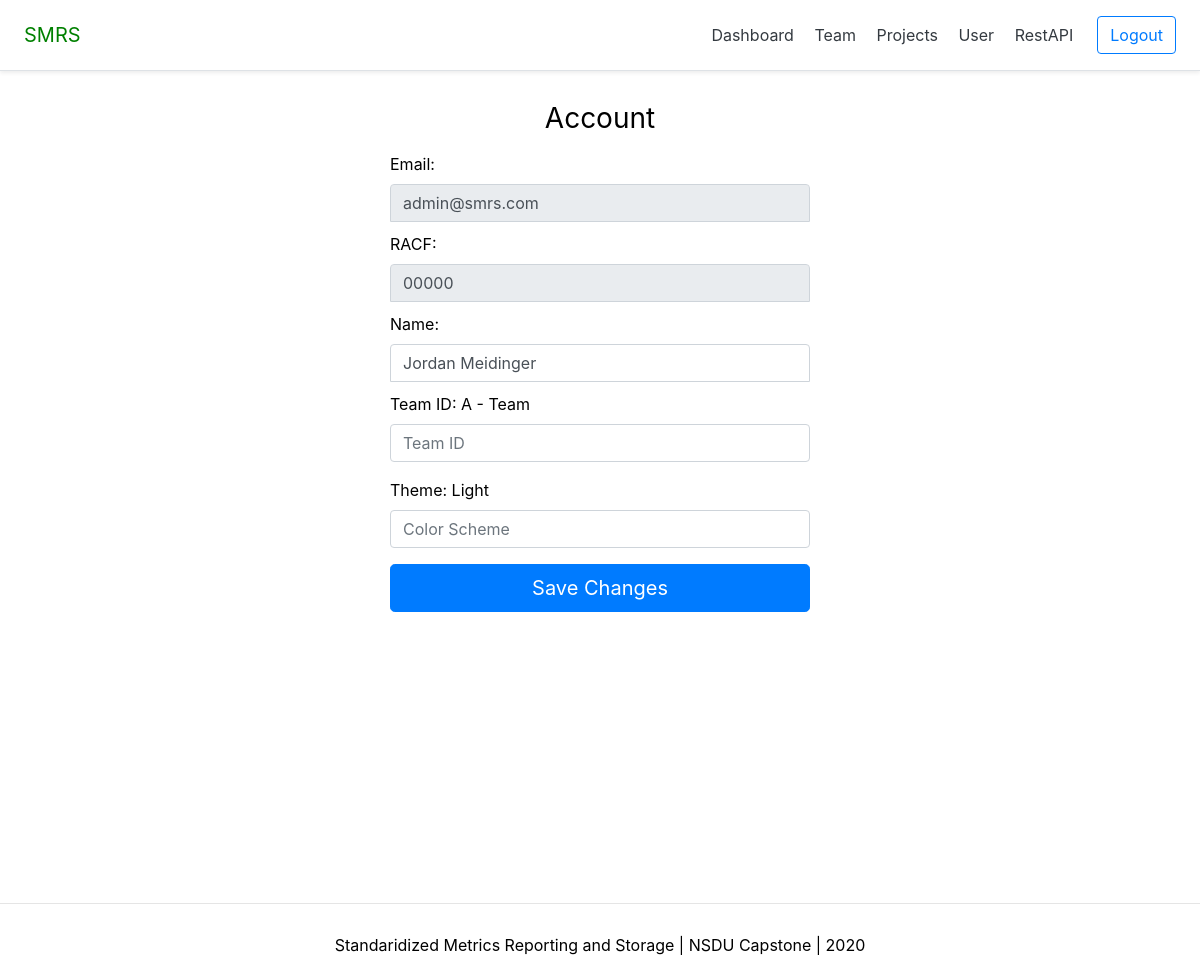
/account/detail/ (signed in), run on an earlier commit of the app's database.
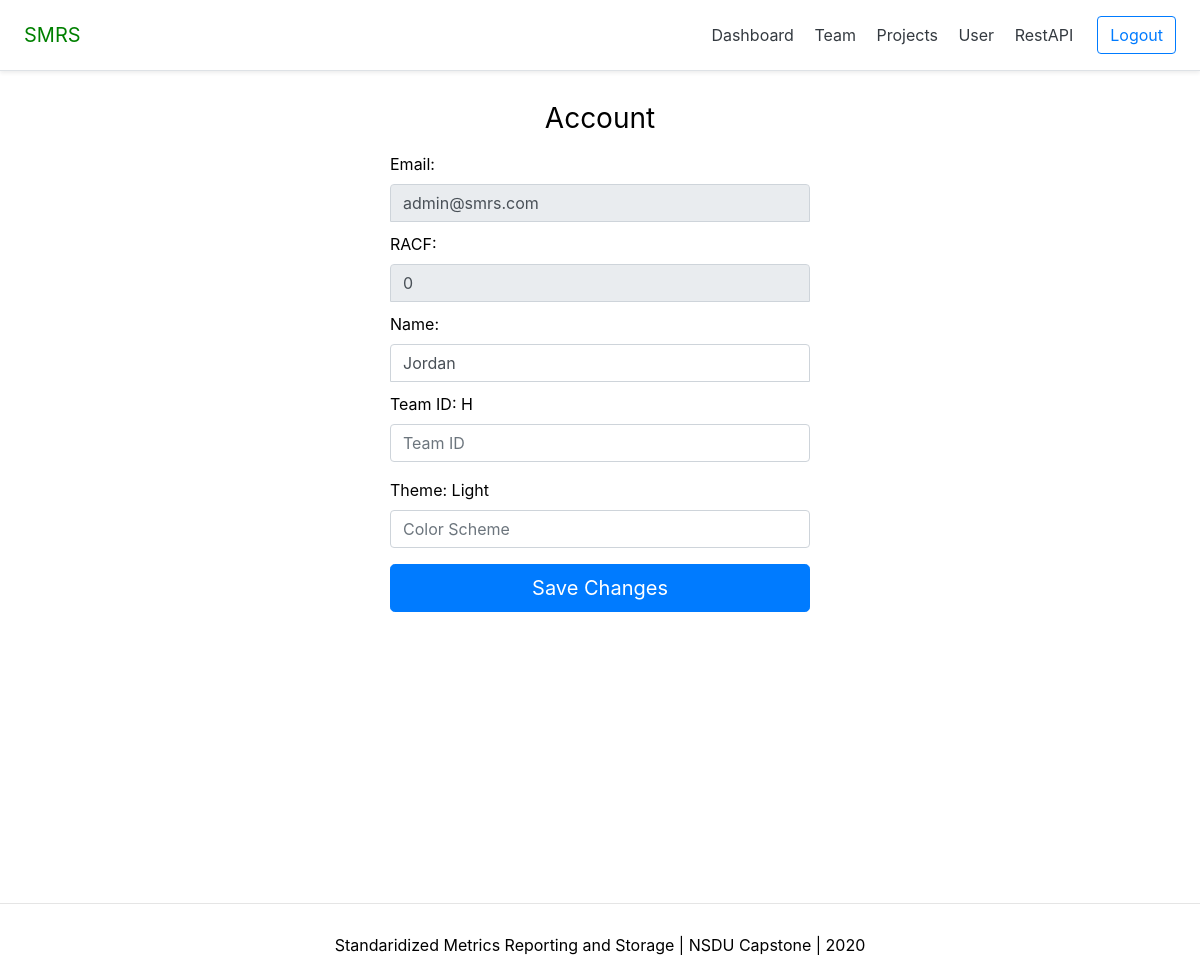
And on a later commit of the database.
### account/models.py (models this page shows, shortened)
class Account(AbstractBaseUser):
    email = models.EmailField(
        verbose_name='email address',
        max_length=255,
        unique=True,
    )
    name                = models.TextField()
    racf                = models.CharField(max_length=30, unique=True)
    darkColorScheme     = models.CharField(choices=Theme, default="Light", max_length=10)
    teamid              = models.ForeignKey(Team, blank = True, null = True, on_delete=models.CASCADE)
    date_joined         = models.DateTimeField(auto_now_add=True, editable=False)
    last_login          = models.DateTimeField(auto_now=True)
    is_active           = models.BooleanField(default=True)
    is_staff            = models.BooleanField(default=False) # admin user, non super-user
    is_admin            = models.BooleanField(default=False) # admin
    is_superuser        = models.BooleanField(default=False) # superuser
    USERNAME_FIELD = 'email'
    REQUIRED_FIELDS = ['name','racf'] # username (email) and password are required by default.
    objects = MyAccountManager()

class Team (models.Model):
    name                     = models.CharField(max_length=25, unique=True )
    teamData                 = models.TextField(null=True, blank=True)
    def __str__(self):
        return self.name

### account/views.py (the view)
# urls.py: path('detail/', detail_view, name='detail'),
def detail_view(request):
    context = {}
    if not request.user.is_authenticated:
        return redirect("account:login")
    if request.POST:
        form = AccountUpdateForm(request.POST, instance=request.user)
        print(request.POST['email'])
        if form.is_valid():
            form.initial = {
                "email": request.POST['email'],
                "name": request.POST['name'],
                "racf": request.POST['racf'],
                "teamid": request.POST['teamid'],
                "darkColorScheme": request.POST['darkColorScheme'],
            }
            form.save()
            context['success_message'] = "Updated"
    else:
        form = AccountUpdateForm(
            initial= {
                "email": request.user.email,
                "name": request.user.name,
                "racf": request.user.racf,
                "teamid": request.user.teamid,
                "darkColorScheme": request.user.darkColorScheme,
            }
        )
    context['form'] = form
    return render(request, 'account/detail.html', context)

### account/forms.py (shortened to what this page needs)
class AccountUpdateForm(forms.ModelForm):
    last_name = forms.CharField( max_length= 15, required=False) ## This needs to be here to make it not required in the form
    class Meta:
        model = Account
        fields = ('email', 'name', 'racf', 'teamid', 'darkColorScheme')

### account/templates/account/detail.html (shortened to what this page needs)
{% extends 'base.html' %}
{% block content %}
<form class="form-signin" method="post">{% csrf_token %}
    <h1 class="h3 mb-3 font-weight-normal">Account</h1>
    <label for="email">Email:</label>
    <input type="email" id="email" name="email" class="form-control" placeholder="Email address"  readonly="readonly" value="{{form.initial.email}}">
    <label for="racf">RACF:</label>
    <input type="text" name="racf"  class="form-control" placeholder="RACF"  readonly="readonly" value="{{form.initial.racf}}">
    <label for="name">Name:</label>
    <input type="text" name="name"  class="form-control" placeholder="Name" required value="{{form.initial.name}}">
    <div class='form-group'>
        {% for field in form %}
            {% if field.name == "teamid"%}
            <label >Team ID: {{form.initial.teamid}}</label>
            <input list="teamid" name='teamid' class="form-control" required placeholder='Team ID' >
            {% endif %}
        {% endfor %}
    </div>
    <div class='form-group'>
        {% for field in form %}
            {% if field.name == "darkColorScheme"%}
            <label >Theme: {{form.initial.darkColorScheme}}</label>
            <input list="darkColorScheme" name='darkColorScheme' class="form-control" required placeholder='Color Scheme' >
            {% endif %}
        {% endfor %}
    </div>
    <button class="btn btn-lg btn-primary btn-block" type="submit">Save Changes</button>
</form>
{% endblock content %}

What changed in the data, as far as the page shows it:
changed Account "Light": name "Jordan Meidinger" → "Jordan"; racf "00000" → (not shown)
Also different on the page:
form field racf: (not shown) → "0"
new list line: "Team ID: "
new list line: "H"
list line gone: "Team ID: "
list line gone: "A - Team"
